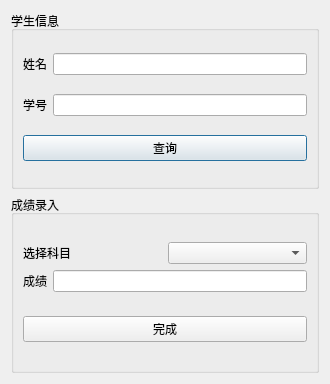
<?xml version="1.0" encoding="UTF-8"?>
<ui version="4.0">
 <class>Dialog</class>
 <widget class="QDialog" name="Dialog">
  <property name="geometry">
   <rect>
    <x>0</x>
    <y>0</y>
    <width>330</width>
    <height>384</height>
   </rect>
  </property>
  <property name="windowTitle">
   <string>Dialog</string>
  </property>
  <layout class="QGridLayout" name="gridLayout_3">
   <item row="0" column="0">
    <widget class="QGroupBox" name="groupBox_2">
     <property name="title">
      <string>学生信息</string>
     </property>
     <layout class="QGridLayout" name="gridLayout_2">
      <item row="1" column="0">
       <layout class="QHBoxLayout" name="horizontalLayout_3">
        <item>
         <widget class="QLabel" name="label_2">
          <property name="text">
           <string>学号</string>
          </property>
         </widget>
        </item>
        <item>
         <widget class="QLineEdit" name="In_ID_lineEdit"/>
        </item>
       </layout>
      </item>
      <item row="0" column="0">
       <layout class="QHBoxLayout" name="horizontalLayout_4">
        <item>
         <widget class="QLabel" name="label">
          <property name="text">
           <string>姓名</string>
          </property>
         </widget>
        </item>
        <item>
         <widget class="QLineEdit" name="In_Name_lineEdit"/>
        </item>
       </layout>
      </item>
      <item row="2" column="0">
       <widget class="QPushButton" name="check_pushButton">
        <property name="text">
         <string>查询</string>
        </property>
       </widget>
      </item>
     </layout>
    </widget>
   </item>
   <item row="1" column="0">
    <widget class="QGroupBox" name="groupBox">
     <property name="title">
      <string>成绩录入</string>
     </property>
     <layout class="QGridLayout" name="gridLayout">
      <item row="0" column="0">
       <layout class="QVBoxLayout" name="verticalLayout">
        <item>
         <layout class="QHBoxLayout" name="horizontalLayout">
          <item>
           <widget class="QLabel" name="label_3">
            <property name="text">
             <string>选择科目</string>
            </property>
           </widget>
          </item>
          <item>
           <widget class="QComboBox" name="Select_CourseName_Combobox"/>
          </item>
         </layout>
        </item>
        <item>
         <layout class="QHBoxLayout" name="horizontalLayout_2">
          <item>
           <widget class="QLabel" name="label_4">
            <property name="text">
             <string>成绩</string>
            </property>
           </widget>
          </item>
          <item>
           <widget class="QLineEdit" name="Scorse_LineEdit"/>
          </item>
         </layout>
        </item>
       </layout>
      </item>
      <item row="1" column="0">
       <widget class="QPushButton" name="ok_Button">
        <property name="text">
         <string>完成</string>
        </property>
       </widget>
      </item>
     </layout>
    </widget>
   </item>
  </layout>
 </widget>
 <resources/>
 <connections/>
</ui>
